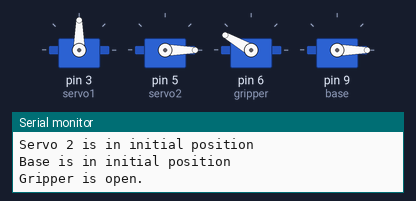
Bench run of a sketch on a simulated Arduino Uno, built with avr-gcc and run on an emulated ATmega328P. On the bench: 4 × servo, the last lines printed to the serial monitor.

Above: at 1.1 s.
At 2.2 s:
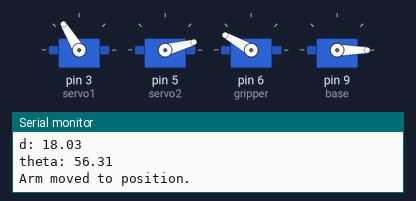
At 2.75 s:
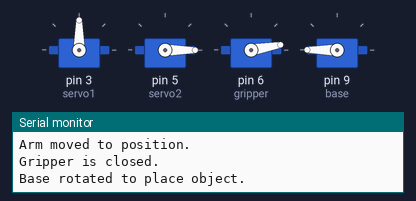
At 3.35 s:
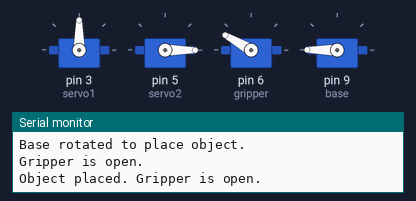
Timing chart, 0 to 6.5 s (numbered marks = the images above):
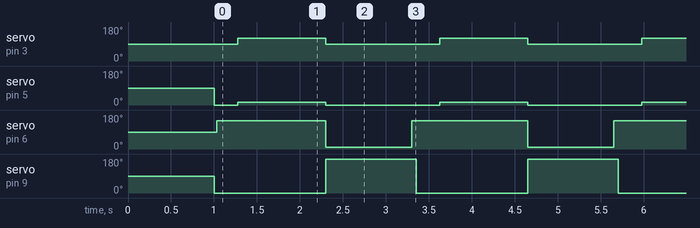

The sketch:

Inv_kinematics_code.ino
```cpp
#include <Servo.h>

// Define Servo objects for controlling the arm, gripper, and base rotation
Servo servo1;    // Servo for joint 1
Servo servo2;    // Servo for joint 2
Servo gripper;   // Servo for the gripper
Servo base;      // Servo for the base rotation

// Function prototypes
void inv_kinematics(float x, float y);
void openGripper();
void closeGripper();
void rotateBase();

// Constants for arm lengths
const float L1 = 12;  // Length of the first arm segment
const float L2 = 17;  // Length of the second arm segment

void setup() {
  // Initialize serial communication at 9600 bits per second
  Serial.begin(9600);
  delay(1000);  // Short delay after opening communication

  // Attach the servos to specified pins
  servo1.attach(3);
  servo2.attach(5);
  gripper.attach(6);
  base.attach(9);  // Attach the base servo to pin 7

  // Move servos to initial position and open the gripper
  initialPosition();
}

void loop() {
  // Coordinates of the target point
  float x = 10, y = 15;
  initialPosition();
  // Ensure gripper is open before moving to the target
  openGripper();

  // Compute inverse kinematics for the given target point
  inv_kinematics(x, y);

  // Wait for the arm to reach the target position
  delay(1000);

  // Close the gripper once the arm has reached the target position
  closeGripper();

  // Rotate base to place object in container behind
  rotateBase();
}

void rotateBase() {
  // Rotate the base 180 degrees to place the object
  base.write(180);
  Serial.println("Base rotated to place object.");
  delay(1000);  // Wait for rotation to complete

  // Open the gripper to release the object
  openGripper();
  Serial.println("Object placed. Gripper is open.");

  // Optionally, rotate back to the initial position
  initialPosition();
}

void inv_kinematics(float x, float y) {
  // Compute the distance from the origin to the point
  float d = sqrt(pow(x, 2) + pow(y, 2));
  Serial.print("d: ");
  Serial.println(d);

  // Compute angle to point (in degrees) using atan2 for full quadrant coverage
  float theta = degrees(atan2(y, x));
  Serial.print("theta: ");
  Serial.println(theta);

  // Check if the point is within reach
  if ((L1 + L2) >= d && abs(L1 - L2) <= d) {
    // Calculate joint angles using the cosine law
    float beta = degrees(acos((pow(L1, 2) + pow(L2, 2) - pow(d, 2)) / (2 * L1 * L2)));
    float alpha = degrees(acos((pow(L1, 2) + pow(d, 2) - pow(L2, 2)) / (2 * L1 * d)));

    float theta1 = theta + alpha;
    float theta2 = abs(90-beta);

    servo1.write(theta1);
    servo2.write(theta2);

    Serial.println("Arm moved to position.");
  } else {
    Serial.println("Position out of reach.");
    // Move servos to initial position if target is out of reach
    initialPosition();
  }
}

void initialPosition() {
  servo1.write(90);
  Serial.println("Servo 1 is in initial position");
  servo2.write(0);
  Serial.println("Servo 2 is in initial position");
  base.write(0);  // Set base to initial position
  Serial.println("Base is in initial position");
  openGripper();  // Open the gripper in the initial position
  Serial.println("Gripper is in initial position");
}

void openGripper() {
  gripper.write(150);  // Assuming 0 degrees is fully open, adjust as needed
  Serial.println("Gripper is open.");
}

void closeGripper() {
  gripper.write(10);  // Assuming 180 degrees is fully closed, adjust as needed
  servo1.write(90);
  servo2.write(0);
  Serial.println("Gripper is closed.");
}
```

Measured:
- by itself, servo on pin 3 (servo1): alternates 121° for 1.0 s and 90° for 1.3 s
- by itself, servo on pin 5 (servo2): repeats every 2.4 s: 15° 1.0 s, 0° 1.3 s
- by itself, servo on pin 6 (gripper): alternates 150° for 1.4 s and 10° for 1.0 s
- by itself, servo on pin 9 (base): alternates 180° for 1.1 s and 0° for 1.3 s
